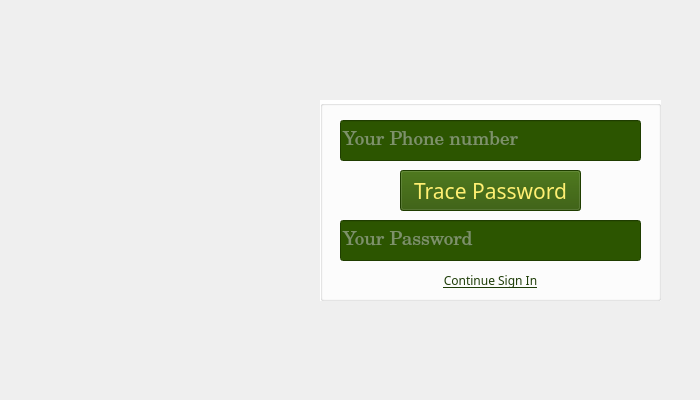
<?xml version="1.0" encoding="UTF-8"?>
<ui version="4.0">
 <class>MainWindow</class>
 <widget class="QMainWindow" name="MainWindow">
  <property name="geometry">
   <rect>
    <x>0</x>
    <y>0</y>
    <width>700</width>
    <height>400</height>
   </rect>
  </property>
  <property name="minimumSize">
   <size>
    <width>700</width>
    <height>400</height>
   </size>
  </property>
  <property name="maximumSize">
   <size>
    <width>700</width>
    <height>400</height>
   </size>
  </property>
  <property name="windowTitle">
   <string>MainWindow</string>
  </property>
  <widget class="QWidget" name="centralwidget">
   <widget class="QLabel" name="label">
    <property name="geometry">
     <rect>
      <x>0</x>
      <y>0</y>
      <width>701</width>
      <height>401</height>
     </rect>
    </property>
    <property name="text">
     <string/>
    </property>
    <property name="pixmap">
     <pixmap>../../images/ForgetPassword.png</pixmap>
    </property>
    <property name="scaledContents">
     <bool>true</bool>
    </property>
   </widget>
   <widget class="QGroupBox" name="groupBox">
    <property name="geometry">
     <rect>
      <x>320</x>
      <y>100</y>
      <width>341</width>
      <height>201</height>
     </rect>
    </property>
    <property name="styleSheet">
     <string notr="true">background-color: rgb(255, 255, 255);</string>
    </property>
    <property name="title">
     <string/>
    </property>
    <widget class="QLineEdit" name="lineEditTracedPassword">
     <property name="geometry">
      <rect>
       <x>20</x>
       <y>120</y>
       <width>301</width>
       <height>41</height>
      </rect>
     </property>
     <property name="font">
      <font>
       <family>Century Schoolbook</family>
       <pointsize>14</pointsize>
      </font>
     </property>
     <property name="styleSheet">
      <string notr="true">background-color: rgb(44, 85, 0);
color: rgb(208, 208, 208);
</string>
     </property>
     <property name="text">
      <string/>
     </property>
     <property name="placeholderText">
      <string>Your Password</string>
     </property>
    </widget>
    <widget class="QPushButton" name="pushButtonTracePassword">
     <property name="geometry">
      <rect>
       <x>80</x>
       <y>70</y>
       <width>181</width>
       <height>41</height>
      </rect>
     </property>
     <property name="font">
      <font>
       <family>Berlin Sans FB</family>
       <pointsize>16</pointsize>
       <weight>50</weight>
       <italic>false</italic>
       <bold>false</bold>
      </font>
     </property>
     <property name="cursor">
      <cursorShape>PointingHandCursor</cursorShape>
     </property>
     <property name="styleSheet">
      <string notr="true">background-color: rgb(44, 85, 0);
color: rgb(255, 239, 114);</string>
     </property>
     <property name="text">
      <string>Trace Password</string>
     </property>
    </widget>
    <widget class="QPushButton" name="pushButtonContinueSignIn">
     <property name="geometry">
      <rect>
       <x>110</x>
       <y>170</y>
       <width>121</width>
       <height>21</height>
      </rect>
     </property>
     <property name="font">
      <font>
       <family>Lao MN</family>
       <underline>true</underline>
      </font>
     </property>
     <property name="cursor">
      <cursorShape>PointingHandCursor</cursorShape>
     </property>
     <property name="styleSheet">
      <string notr="true">
QPushButton {
    background-color: transparent;
    border: none;                
    color: #1e3d08;                
    text-decoration: underline;   
}
QPushButton:hover {
    color: red;                
}</string>
     </property>
     <property name="text">
      <string>Continue Sign In</string>
     </property>
    </widget>
    <widget class="QLineEdit" name="lineEditPhone">
     <property name="geometry">
      <rect>
       <x>20</x>
       <y>20</y>
       <width>301</width>
       <height>41</height>
      </rect>
     </property>
     <property name="font">
      <font>
       <family>Century Schoolbook</family>
       <pointsize>14</pointsize>
      </font>
     </property>
     <property name="styleSheet">
      <string notr="true">background-color: rgb(44, 85, 0);
color: rgb(208, 208, 208);
</string>
     </property>
     <property name="text">
      <string/>
     </property>
     <property name="placeholderText">
      <string>Your Phone number</string>
     </property>
    </widget>
   </widget>
  </widget>
 </widget>
 <resources/>
 <connections/>
</ui>
